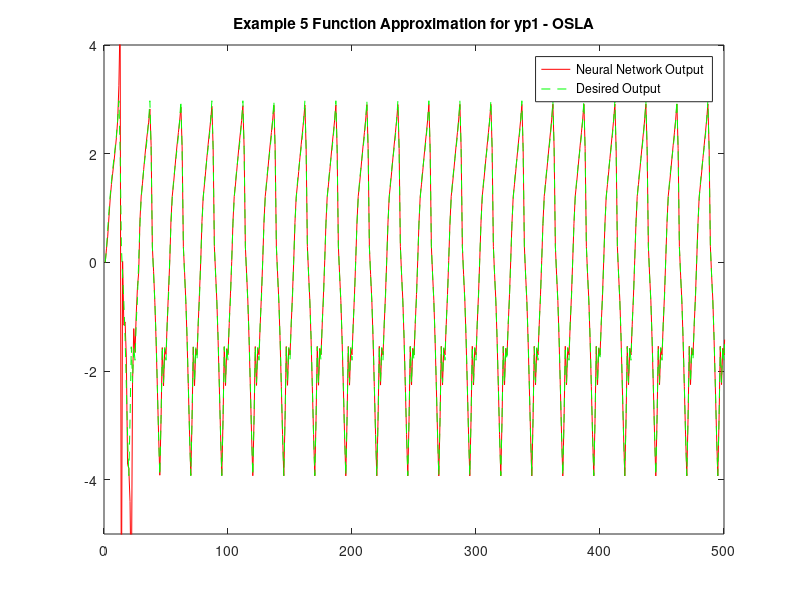
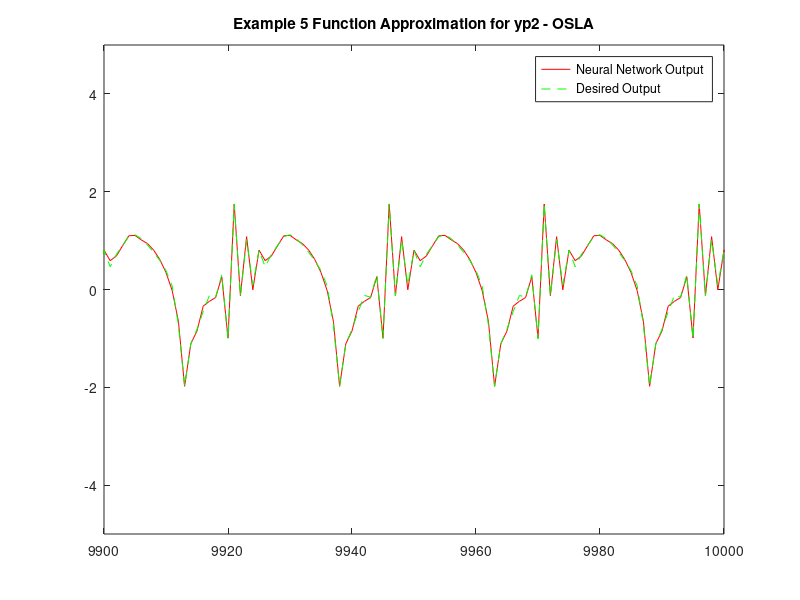

These figures' MATLAB source, in order:
close all;
clear all;
clc;

a = 1; b =1;
m0 = 2;
m1 = 18;
m2 = 1;

w11 = rand(m1,m0+1);%20 x 3
w12 = zeros(m2,m1+1);%1 x 21

w21 = rand(m1,m0+1);%20 x 3
w22 = zeros(m2,m1+1);%1 x 21

lambda= 0.0001;
P1=(1/lambda)*eye(m1+1);
P2=(1/lambda)*eye(m1+1);
yp1= [0];
yp2= [0];
yp1_cap=0;
yp2_cap=0;

for k=1:10000

    
        u1 = sin(2*pi*k/25);
        u2 = cos(2*pi*k/25);
        

        x_k = [yp1(end);yp2(end)];
        
        v0_k=[1;x_k];
        
        v11_k=a*tanh(b*w11*v0_k);%20*1
        v11_k=[1;v11_k];%21*1
        yn1=w12*v11_k;%1x1
        yp1cap = yn1 + u1;
        yp1_cap=[yp1_cap yp1cap];
       
        y1 = yp1(end)/(1 + (yp2(end))^2) + u1;
        yp1=[yp1 y1];
        
        e_k1=y1-yp1cap;
        
        v12_k=a*tanh(b*w21*v0_k);%20*1
        v12_k=[1;v12_k];%21*1
        yn2=w22*v12_k;%1x1
        
        yp2cap = yn2+u2;
        yp2_cap=[yp2_cap yp2cap];
        
        
        
        y2 =(yp1(end)*yp2(end))/(1 + (yp2(end))^2) + u2 ;
        yp2=[yp2 y2];

        e_k2=y2-yp2cap;
        
        P_k1=P1 - (P1*v11_k*(v11_k')*P1)/(1+((v11_k')*P1*v11_k));
        P1 = P_k1;
        w12=w12+e_k1*(v11_k')*P_k1;
        
        P_k2=P2- (P2*v12_k*(v12_k')*P2)/(1+((v12_k')*P2*v12_k));
        P2= P_k2;
        w22=w22+e_k2*(v12_k')*P_k2;
        
end
K=1:1:k+1;
figure;
plot(K,yp1_cap,'-r',K,yp1,'--g')
legend('Neural Network Output', 'Desired Output');
title('Example 5 Function Approximation for yp1 - OSLA');
axis([0 500 -5 4])
g=var(yp1(3:end)-yp1_cap(3:end));
h=var(yp1(3:end));
perf=(1-(g/h))*100;
disp(perf)
mse = sum((yp1(3:end)-yp1_cap(3:end)).^2)/(length(yp1(3:end)));
disp(mse);

figure;
plot(K,yp2_cap,'-r',K,yp2,'--g')
legend('Neural Network Output', 'Desired Output');
title('Example 5 Function Approximation for yp2 - OSLA');
axis([9900 10000 -5 5])
g=var(yp2(3:end)-yp2_cap(3:end));
h=var(yp2(3:end));
perf=(1-(g/h))*100;
disp(perf)
mse = sum((yp2(3:end)-yp2_cap(3:end)).^2)/(length(yp2(3:end)));
disp(mse);





